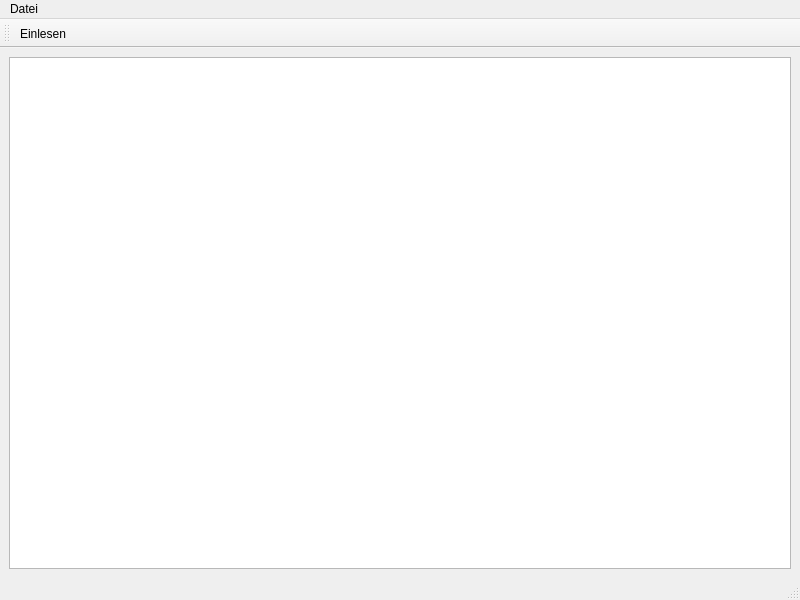
<?xml version="1.0" encoding="UTF-8"?>
<ui version="4.0">
 <class>TravelAgencyUI</class>
 <widget class="QMainWindow" name="TravelAgencyUI">
  <property name="geometry">
   <rect>
    <x>0</x>
    <y>0</y>
    <width>800</width>
    <height>600</height>
   </rect>
  </property>
  <property name="windowTitle">
   <string>TravelAgencyUI</string>
  </property>
  <widget class="QWidget" name="centralwidget">
   <layout class="QVBoxLayout" name="verticalLayout">
    <item>
     <widget class="QListWidget" name="listWidget"/>
    </item>
   </layout>
  </widget>
  <widget class="QMenuBar" name="menubar">
   <property name="geometry">
    <rect>
     <x>0</x>
     <y>0</y>
     <width>800</width>
     <height>26</height>
    </rect>
   </property>
   <widget class="QMenu" name="menuDatei">
    <property name="title">
     <string>Datei</string>
    </property>
    <addaction name="actionEinlesen"/>
   </widget>
   <addaction name="menuDatei"/>
  </widget>
  <widget class="QStatusBar" name="statusbar"/>
  <widget class="QToolBar" name="toolBar">
   <property name="windowTitle">
    <string>toolBar</string>
   </property>
   <attribute name="toolBarArea">
    <enum>TopToolBarArea</enum>
   </attribute>
   <attribute name="toolBarBreak">
    <bool>false</bool>
   </attribute>
   <addaction name="actionEinlesen"/>
  </widget>
  <action name="actionEinlesen">
   <property name="icon">
    <iconset resource="icons.qrc">
     <normaloff>:/icons/download.png</normaloff>:/icons/download.png</iconset>
   </property>
   <property name="text">
    <string>Einlesen</string>
   </property>
   <property name="shortcut">
    <string>Ctrl+I</string>
   </property>
  </action>
 </widget>
 <resources>
  <include location="icons.qrc"/>
 </resources>
 <connections/>
</ui>
